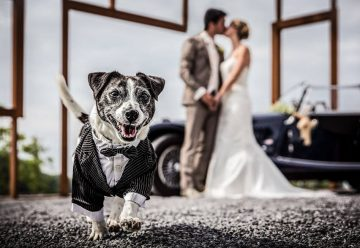
#> input picture PDI/CachorroCasamento3.jpg, 360 x 248 px
$ python CodifJPG.py
#> lines starting #> are read from the running program, lines starting #| are printed output that depends on the picture
import numpy as np
import scipy as sp
import cv2
from scipy.fftpack import fft, dct
from numpy import r_

#Função DCT
def dct2(a):
    return sp.fftpack.dct(sp.fftpack.dct(a, axis=0, norm='ortho'), axis=1, norm='ortho');

#Função DCT Inversa
def idct2(a):
    return sp.fftpack.idct(sp.fftpack.idct(a, axis=0, norm='ortho'), axis=1, norm='ortho');


#Ler Imagem
cachorro = cv2.imread('CachorroCasamento3.jpg')
#> cachorro is the input picture: shape (248, 360, 3); mean B, G, R 131.7, 132.8, 138.7

#Transformar a Imagem em Escalas de Cinza
grayCachorro = cv2.cvtColor(cachorro, cv2.COLOR_BGR2GRAY);
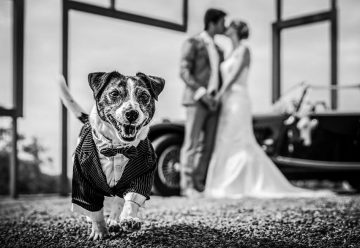
#> grayCachorro: shape (248, 360); min 0, max 255, mean 134.5

#Fatiamento da Imagem (Block8x8)
imagegray = np.zeros(grayCachorro.shape, np.int8);
imagegray[:,:] = grayCachorro[:,:] - 128;
imageDCT = np.zeros(grayCachorro.shape);
for i in range (0, grayCachorro.shape[0], 8):
    for j in range (0, grayCachorro.shape[1], 8):
        imageDCT[i:(i+8), j:(j+8)] = dct2(imagegray[i:(i+8), j:(j+8)]);
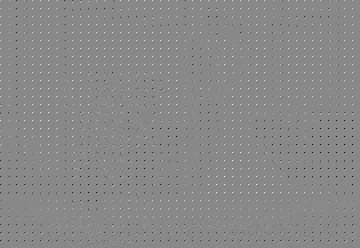
#> imageDCT: shape (248, 360) float64; min -1024, max 882.4, mean 1; drawn with min black and max white

#Função de Quantização
def quantization(Q):

    QA = np.array([[16, 11, 10, 16, 24, 40, 51, 61],
                   [12, 12, 14, 19, 26, 58, 60, 55],
                   [14, 13, 16, 24, 40, 57, 69, 56],
                   [14, 17, 22, 29, 51, 87, 80, 62],
                   [18, 22, 37, 56, 68, 109, 103, 77],
                   [24, 35, 55, 64, 81, 104, 113, 92],
                   [49, 64, 78, 87, 103, 121, 120, 101],
                   [72, 92, 95, 98, 112, 100, 103, 99]]);

    K = 48;
    Q = K * QA;
    return Q;


cv2.imshow('Original', grayCachorro.astype(np.uint8));
cv2.imshow('Block8X8', imageDCT.astype(np.uint8));
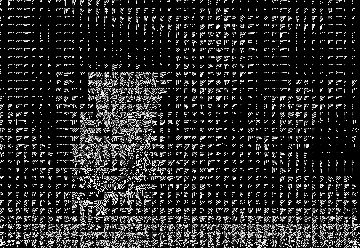
#> window 'Block8X8': shape (248, 360); min 0, max 255, mean 39.2
cv2.waitKey(0);
cv2.destroyAllWindows();
